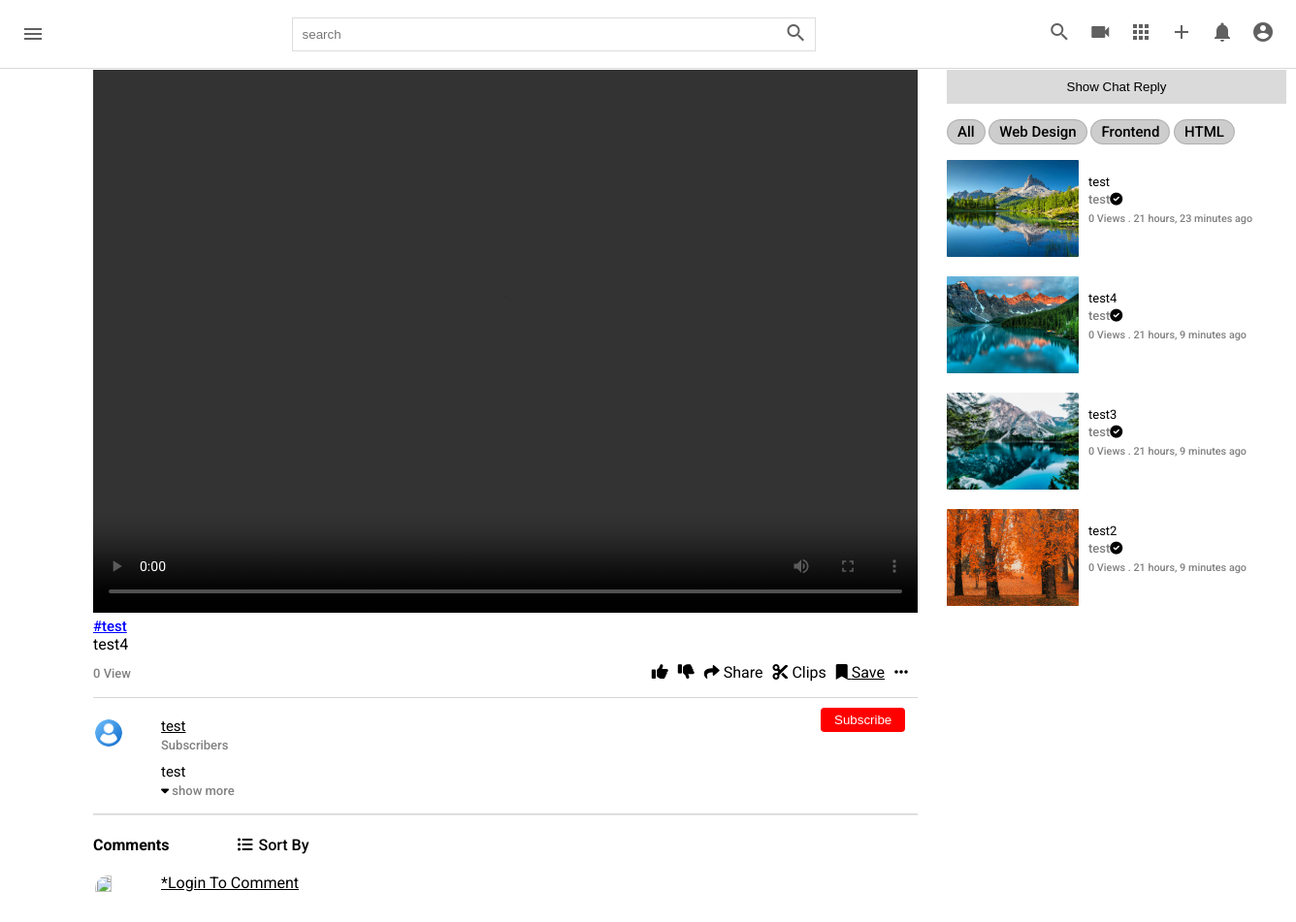
Before: /video/2/ with the older database file.
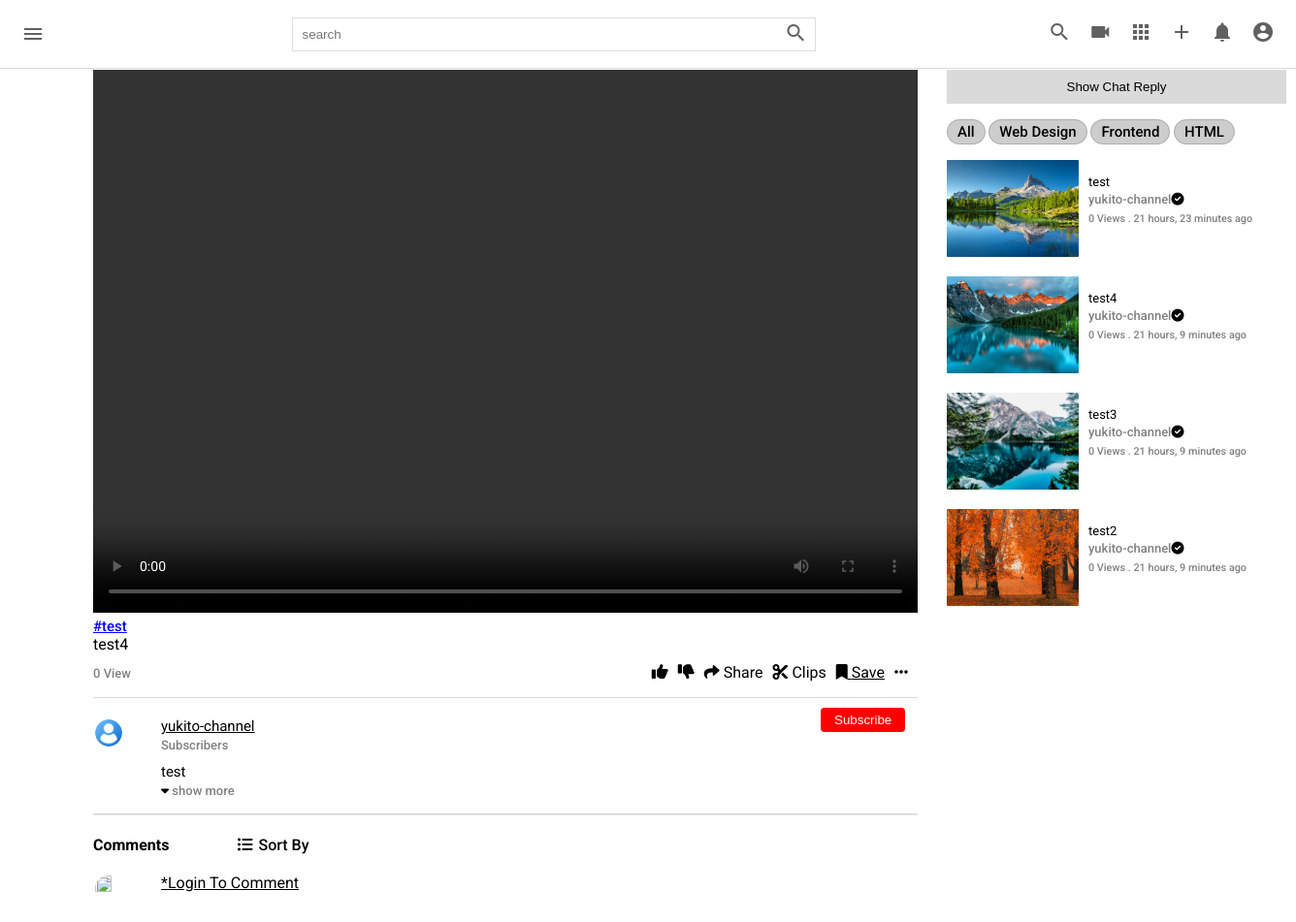
After: the same page with the newer database file.
### core/models.py (models this page shows, shortened)
class Video(models.Model):
    video=models.FileField(upload_to=user_derectory_path)
    image=models.ImageField(upload_to=user_derectory_path,null=True,blank=True)
    title=models.CharField(max_length=100)
    description=models.TextField(max_length=2000,null=True,blank=True)
    tags=TaggableManager()
    date=models.DateTimeField(auto_now_add=True)
    visibility=models.CharField(choices=VISIBILITY,max_length=100,default='public')
    user=models.ForeignKey(User,on_delete=models.SET_NULL,null=True)
    views=models.PositiveIntegerField(default=0)
    likes=models.ManyToManyField(User,blank=True,related_name='likes')
    featured=models.BooleanField(default=False)

### channel/models.py (models this page shows, shortened)
class Channel(models.Model):
    channel_art=models.ImageField(upload_to=user_derectory_path,default='images/channel-art.jpgpython')
    image=models.ImageField(upload_to=user_derectory_path,default='images/user-image.png')
    full_name=models.CharField(max_length=100)
    channel_name=models.CharField(max_length=100)
    description=models.TextField(null=True,blank=True)
    keyword=TaggableManager
    date=models.DateTimeField(auto_now_add=True)
    status=models.CharField(choices=STATUS,max_length=100,default='Active')
    user=models.OneToOneField(User,on_delete=models.SET_NULL,null=True,blank=True)
    subscibers=models.ManyToManyField(User,related_name="user_subs")
    verified=models.BooleanField(default=False)
    total_view=models.PositiveIntegerField(default=0)
    business_email=models.EmailField(null=True,blank=True)
    make_business_email_public=models.BooleanField(default=False)
    business_location=models.CharField(null=True,blank=True,max_length=100)
    make_business_location_public=models.BooleanField(default=False)
    website=models.URLField(default='https://www.udemy.com/home')
    instagram=models.URLField(default='https://www.udemy.com/home')
    facebook=models.URLField(default='https://www.udemy.com/home')
    twitter=models.URLField(default='https://www.udemy.com/home')

### userauths/models.py (models this page shows, shortened)
class User(AbstractUser):
    username=models.CharField(max_length=100)
    email=models.EmailField(unique=True,null=True)
    USERNAME_FIELD='email'
    REQUIRED_FIELDS=['username']

### core/views.py (the view)
# urls.py: path('video/<int:pk>/',views.detail,name='video-detail'),
def detail(req,pk):
    video = Video.objects.get(id=pk)
    videos = Video.objects.all()
    context = {
        'video': video,
        'videos':videos,
    }
    return render(req,'detail.html',context)

### templates/detail.html (shortened to what the changed rows need)
{% extends 'base.html' %}
{% load static %}
{% block style %}
<link rel="stylesheet" href="{% static 'css/style.css' %}" type="text/css">
<link rel="stylesheet" href="{% static 'css/single.css' %}" type="text/css">
{% endblock style %}
{% block content %}
    <main class="single-pages">
        <section class="video-items flex">
            <div class="left">
                <div class="left-content">
                    <div class="tag">
                        <label for="" class="tags">
                            {% for tag in video.tags.all %}
                            <a id="channel-tag" href="">
                            </a>
                            {% endfor %}
                        </label>
                        <p>{{video.title}}</p>
                    </div>
                    <div class="view flex2 border-bottom">
                        <div class="view-text">
                            <span>{{video.views}} View</span>
                        </div>
                    </div>
                    <div class="details flex border-bottom">
                        <div class="img">
                            <img
                                src="{{video.user.channel.image.url}}"
                                alt=""
                            >
                        </div>
                        <div class="heading">
                            <h4>
                                <a href="">{{video.user.channel.channel_name}}</a>
                            </h4>
                             <span>Subscribers</span>
                            <h5>{{video.description}}</h5>
                            <span> <i class="fa fa-caret-down"></i> show more</span>
                        </div>
                    </div>
                </div>
            </div>
            <div class="right">
                <div class="right-content">
                    {% for v in videos %}
                    <div class="video-items video-sidebar flex">
                        <a href="">
                            <img src="{{v.image.url}}" alt="">
                        </a>
                        <div class="details">
                            <p>{{v.title}}</p>
                            <span>{{v.user.channel.channel_name}}<i class="fa fa-check-circle"></i></span><br>
                            <span><small>{{v.views}} Views . {{v.date|timesince}} ago</small> </span>
                        </div>
                    </div>
                    {% endfor %}
                </div>
            </div>
        </section>
    </main>
{% endblock content %}

Changed rows visible on the page:
changed through a linked row, Video "test4": user.channel.channel_name "test" → "yukito-channel"
changed through a linked row, Video "21 hours, 23 minutes": user.channel.channel_name "test" → "yukito-channel"
changed through a linked row, Video "test3": user.channel.channel_name "test" → "yukito-channel"
changed through a linked row, Video "test2": user.channel.channel_name "test" → "yukito-channel"
